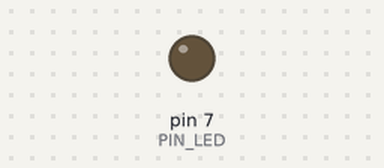
Recording of a sketch running on a simulated Arduino Uno, built with avr-gcc and run on an emulated ATmega328P. On the bench: output pins drawn as LEDs (lit = HIGH).

Above: at 0.05 s.
At 0.45 s:
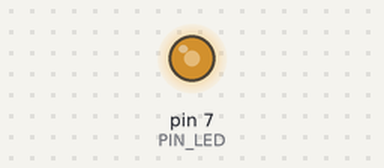
At 0.85 s:
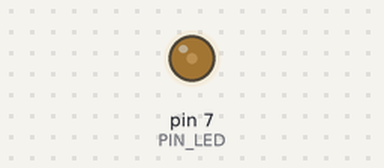
At 2.0 s:
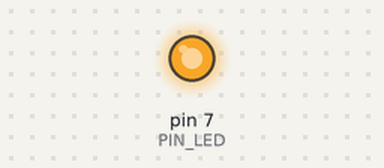
Timing chart, 0 to 4.7 s (numbered marks = the images above):
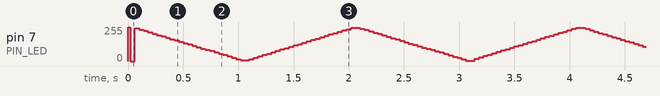

The sketch:

pwm_06C17_0921.ino
```cpp
#define PIN_LED 7

unsigned long g_period; // t 수식 오버플로우 방지 위해 long 선언
int g_duty;

void set_period(unsigned long period) {
  g_period = period;
}

void set_duty(int duty) {
  g_duty = duty;
}

void pwm_write() {               // period, duty값에 따른 pwm 펄스 함수
  unsigned long t = 0;
  t = g_period * g_duty / 100;  // led 켜져있는 시간 계산

  digitalWrite(PIN_LED, LOW);   // 회로 특성: LOW -> led 켜짐
  if (t > 0) {
    delayMicroseconds(t);
  }

  digitalWrite(PIN_LED, HIGH);  // led 꺼짐
  if (g_period - t > 0) {
    delayMicroseconds(g_period - t);
  }
}

void setup() {
  pinMode(PIN_LED, OUTPUT);
  set_period(10000);             // 0.1ms -> 100, 1ms -> 1000, 10ms -> 10000 대입
  set_duty(0);
}

void loop() {
  unsigned long accumulated_time;             // 각 duty에서 누적된 실행 시간

  for (g_duty = 0; g_duty<=100; g_duty++) {   // led 0.5초간 밝아짐
    accumulated_time = 0;
    while( accumulated_time < 5000 ) {
      pwm_write();
      accumulated_time += g_period;
    }
  }

  for (g_duty=100; g_duty>=0; g_duty--) {     // led 0.5초간 어두워짐
    accumulated_time = 0;
    while( accumulated_time < 5000 ) {
      pwm_write();
      accumulated_time += g_period;
    }
  }
}
```
